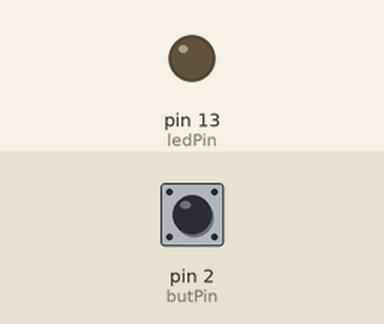
Simulated run of this sketch. Board: Arduino Uno, built with avr-gcc and run on an emulated ATmega328P. Shown: output pins drawn as LEDs (lit = HIGH). The test bench sets the inputs (shaded band); at power-on: pin 2 (butPin) LOW. What the sketch prints to the serial monitor is not drawn.

Above: at 1.2 s.
1.3 s: pin 2 (butPin) pulled HIGH for 0.15 s
At 2.5 s:
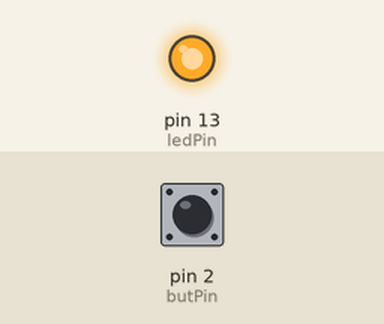
2.9 s: pin 2 (butPin) pulled HIGH for 1 s
At 3.7 s:
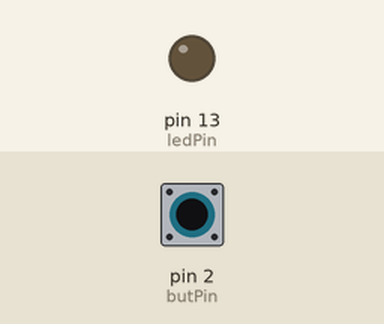
5.4 s: pin 2 (butPin) pulled HIGH for 3.2 s
At 6.8 s:
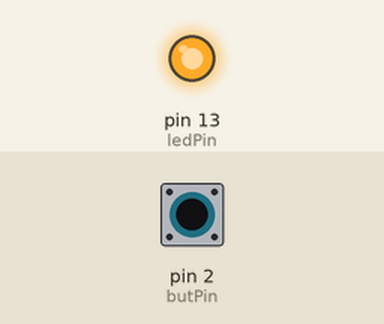
Timing chart, 0 to 8.4 s (numbered marks = the images above; inputs shaded):
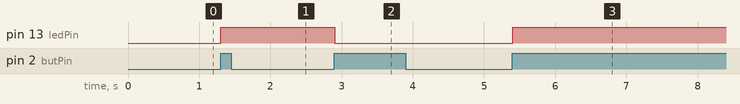

Measured:
- after the input at 1.3 s, pin 13 (ledPin): LOW → HIGH at once
- after the input at 2.9 s, pin 13 (ledPin): HIGH → LOW at once
- after the input at 5.4 s, pin 13 (ledPin): LOW → HIGH at once

The sketch:

latching_system1.ino
```cpp
int ledPin = 13;
int butPin = 2;

bool pressed = false;
bool wasPressed = false;

bool lightToggle = false;


void setup()
{
  pinMode(ledPin, OUTPUT);
  pinMode(butPin, INPUT);

  Serial.begin(9600);
}

void loop()
{
  wasPressed = pressed;
  pressed = digitalRead(butPin);
  Serial.println(pressed, wasPressed);

  if (pressed && !wasPressed){ //Button just pressed
    lightToggle = !lightToggle;
  }

  digitalWrite(ledPin, lightToggle);
}
```
